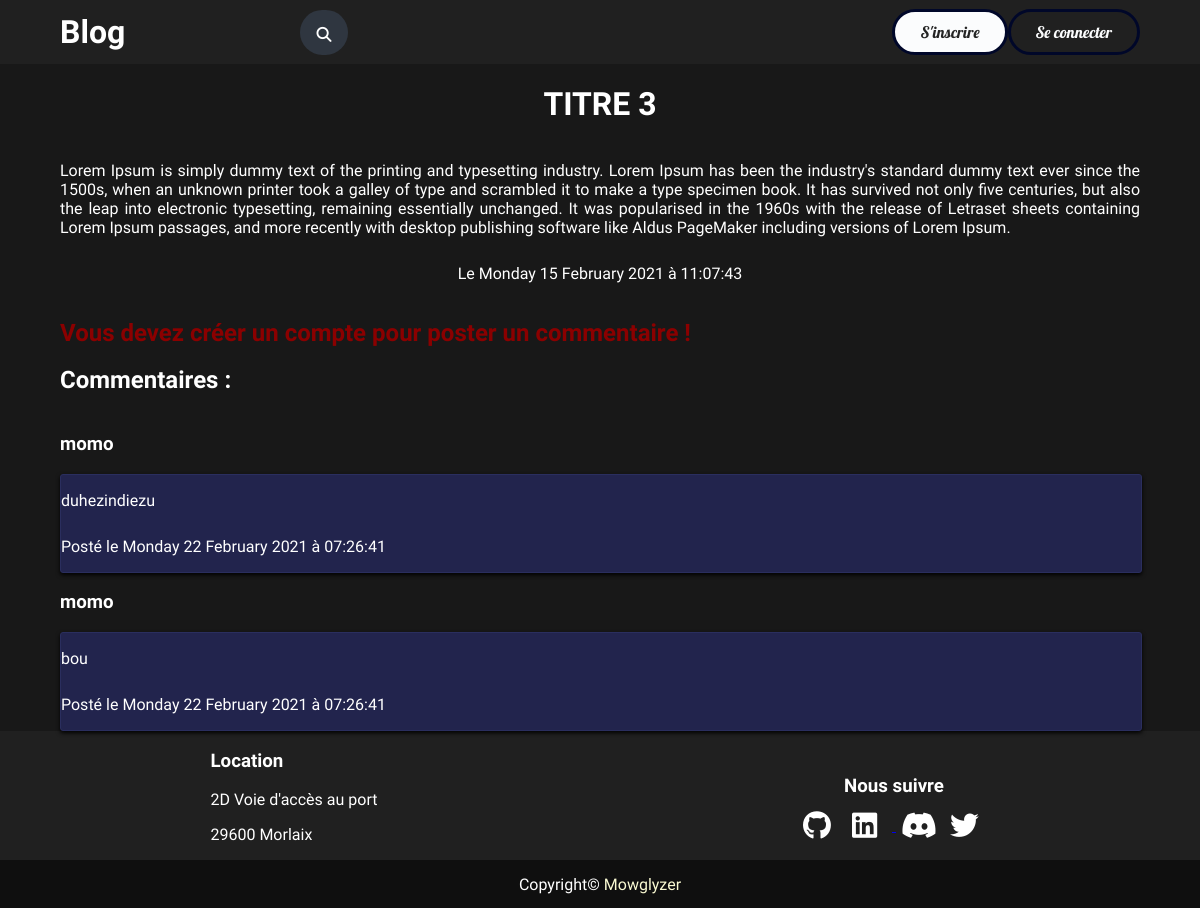
/php/articles.php?id=4, run on the app's committed database.
### tables this page shows
CREATE TABLE IF NOT EXISTS `articles` (
  `id` int(11) NOT NULL AUTO_INCREMENT,
  `title` varchar(100) NOT NULL,
  `content` text NOT NULL,
  `date` datetime NOT NULL,
  PRIMARY KEY (`id`)
);

CREATE TABLE IF NOT EXISTS `comment` (
  `id` int(11) NOT NULL AUTO_INCREMENT,
  `articleid` int(11) NOT NULL,
  `author` varchar(100) NOT NULL,
  `comment` text NOT NULL,
  `date` datetime NOT NULL,
  PRIMARY KEY (`id`),
  KEY `articleid` (`articleid`)
);

### php/config/functions.php (called while the page is built, shortened)
<?php
function getArticle($id)
{
    require('connect.php');
    $req = $bdd->prepare('SELECT * FROM articles WHERE id = ?');
    $req->execute(array($id));
    if($req->rowCount() == 1)
    {
        $data = $req->fetch(PDO::FETCH_OBJ);
        return $data;
    }
    else
        header('Location: ../../index.php');
}
function getComment($id)
{
    require('connect.php');
    $req = $bdd->prepare('SELECT * FROM comment WHERE articleid = ?');
    $req->execute(array($id));
    $data = $req->fetchAll(PDO::FETCH_OBJ);
    return $data;
}
?>

### php/articles.php (the view, shortened to what this page needs)
<?php
    if(!isset($_GET['id']) OR !is_numeric($_GET['id']))
    header('Location: ../index.php');
    else
    {
        extract($_GET);
        $id = strip_tags($id);
        require_once('config/functions.php');
        $article = getArticle($id);
        $comments = getComment($id);
    }
    $heure = new DateTime($article->date);
    $heurecom = new DateTime($com->date);
?>
<html lang="fr">
<head>
    <link rel="stylesheet" href="../css/articles.css">
    <link rel="stylesheet" href="../css/searchbarre.css">
</head>
<body>
<?php
if (isset($_SESSION['userEmail'])) { ?>
<?php include("header_member_other.php")?>
<div class="content">
<div class="article_inner">
    <h1 class="title_article"><?= $article->title ?></h1>
</div>
<div class="article_content">
    <p><?= $article->content ?></p>
    <img class="file" src="upload/<?= $article->file?>" alt="">
    <p class="date"> Le <?php setlocale(LC_TIME, 'fr_FR.utf8','fra'); echo strftime("%A %d %B %G" , strtotime($article->date)); ?> à <?php echo $heure->format('H:i:s');?></p>
</div>
    <?php
    if(isset($sucess))
    echo $success;
    if(!empty($errors)):?>
        <?php foreach($errors as $error): ?>
        <p><?= $error ?></p>
        <?php endforeach; ?>
    <?php endif; ?>
    <form action="articles.php?id=<?= $article->id ?>" method="post">
        <div class="comm_after">
        <textarea name="comment" id="comment" placeholder="Ajouter un commentaire..." cols="30" rows="8"><?php if (isset($comment)) echo $comment ?></textarea>
        <button class="button_comm" type="submit">Envoyer</button>
        </div>
    </form>
    <h2>Commentaires :</h2>
    <?php foreach($comments as $com): ?>
        <div class="comm">
        <h3><?= $com->author ?></h3>
        <div class="comm_after_2">
        <p><?= $com->comment ?></p>
        <p class="date"> Le <?php setlocale(LC_TIME, 'fr_FR.utf8','fra'); echo strftime("%A %d %B %G" , strtotime($com->date)); ?> à <?php echo $heurecom->format('H:i:s');?></p>
        </div>
        </div>
    <?php endforeach; ?>
    </div>
        <?php include('footer.php')?>
<?php } else { ?>
    <?php include("header_other_page.php")?>
<div class="content">
<div class="article_inner">
    <h1 class="title_article"><?= $article->title ?></h1>
</div>
<div class="article_content">
    <p class="text_article"><?= $article->content ?></p>
    <p class="date"> Le <?php setlocale(LC_TIME, 'fr_FR.utf8','fra'); echo strftime("%A %d %B %G" , strtotime($article->date)); ?> à <?php echo $heure->format('H:i:s');?></p>
</div>
    <h2 class="msg_connect">Vous devez créer un compte pour poster un commentaire !</h2>
    <h2>Commentaires :</h2>
    <?php foreach($comments as $com): ?>
        <div class="comm">
        <h3><?= $com->author ?></h3>
        <div class="comm_after_2">
        <p><?= $com->comment ?></p>
        <p class="date"> Posté le <?php setlocale(LC_TIME, 'fr_FR.utf8','fra'); echo strftime("%A %d %B %G" , strtotime($com->date)); ?> à <?php echo $heurecom->format('H:i:s');?></p>
        </div>
        </div>
    <?php endforeach; ?>
    </div>
    <?php include('footer.php')?>
<?php } ?>
</body>
</html>

### php/header_other_page.php (shortened to what this page needs)
<!DOCTYPE html>
<html lang="fr">
<head>
    <link rel="stylesheet" href="../css/header.css">
    <link rel="stylesheet" href="../css/searchbarre.css">
</head>
<body>
<header>
    <div class="header_content">
        <div class="header_inner">
        <h1><a href="../index.php" class="title">Blog</a></h1>
            <div class="header_search">
            <form method="GET" class="form_search" action="php/verif-form.php">
                <button type = "submit" name = "s" value = "Rechercher" class="btn_search" >
                    <i class="fas fa-search"></i>
                </button>
            </form>
            </div>
        </div>
        <div class="connexion">
            <a class="register" href="register.php">S'inscrire</a>
            <a class="connect" href="login.php">Se connecter</a>
        </div>
    </div>
</header>
</body>
</html>

### php/footer.php (shortened to what this page needs)
<!DOCTYPE html>
<html lang="fr">
<head>
    <link rel="stylesheet" href="../css/footer.css">
</head>
<body>
<footer>
        <div class="footer_inner">
            <div class="location">
                <h3>Location</h3>
                <p>2D Voie d'accès au port</p>
                <p>29600 Morlaix</p>
            </div>
            <div class="social">
                <h3>Nous suivre</h3>
                <div>
                <a href="https://github.com/lacapsule"><i class="fab fa-github"></a></i>
                <a href="https://fr.linkedin.com/in/la-capsule-9ba316205"><i class="fab fa-linkedin"></i>
                <a href="https://discord.com/invite/NFX9VhFMmm"><i class="fab fa-discord"></a></i>
                <a href="https://twitter.com/LaCapsule7"><i class="fab fa-twitter"></a></i>
                </div>
            </div>
        </div>
        <div class="footer_after">
            <p>Copyright&copy <a href="https://github.com/mowglyzer">Mowglyzer</a></p>
        </div>
</footer>
</body>
</html>

### css/articles.css (style rules this page uses)
body { margin: 0; padding: 0; width: 100%; height: auto; font-family: 'Comfortaa', Verdana, Geneva, Tahoma, sans-serif; background-color: #181818; display: flex; flex-direction: column; justify-content: center; align-items: center; }
h1 { font-family: 'Comfortaa', Verdana, Geneva, Tahoma, sans-serif; }
h2, h3, p { color: white; }
.title_article { color: white; }
.content { width: 90%; }
.article_content { display: flex; flex-direction: column; justify-content: center; align-items: center; }
.text_article { text-align: justify; color: white; }
.date { margin-top: 1%; color: white; }
.article_inner { display: flex; flex-direction: column; justify-content: center; align-items: center; }
.msg_connect { display: block; align-items: center; color: #8B0000; }
.comm { display: flex; flex-direction: column; justify-content: flex-start; width: 100%; }
.comm_after_2 { display: flex; flex-direction: column; justify-content: center; position: relative; background: #22244d; border: 1px solid #2a2e5e; box-shadow: 0 2px 4px; border-radius: 3px; transition: .3s; width: 100%; }

### css/searchbarre.css (style rules this page uses)
.form_search { position: absolute; transform: translate(0, 22%); background: #2f3640; height: 37px; border-radius: 40px; padding: 4px; left: 25%; }
.btn_search { float: right; width: 40px; height: 40px; border-radius: 50%; background: #2f3640; display: flex; justify-content: center; align-items: center; transition: 0.4s; color: white; cursor: pointer; }
.btn_search>i { font-size: 15px; }
.btn_search { visibility: visible; background-color: transparent; border: none; outline: none; width: 40px; line-height: 40px; height: 40px; cursor: pointer; }

### css/header.css (style rules this page uses)
body { margin: 0; padding: 0; width: 100%; height: auto; font-family: 'Comfortaa', Verdana, Geneva, Tahoma, sans-serif; }
h1>a { text-decoration: none; color: white; }
h2, p { color: white; }
header { display: flex; flex-direction: row; justify-content: center; align-items: center; width: 100%; height: 4em; background-color: rgba(33, 33, 33, 0.98); }
.header_content { display: flex; flex-direction: row; justify-content: space-between; align-items: center; width: 90%; height: 4em; }
.header_inner { text-decoration: none; display: flex; flex-direction: row; justify-content: space-between; align-items: center; }
.header_search { padding-left: 3em; height: 4em; }
.connexion { text-decoration: none; display: flex; flex-direction: row; justify-content: space-around; }
.connexion>a { text-decoration: none; font-family: 'Lobster', Verdana, Geneva, Tahoma, sans-serif; }
.connect { color: #fbfcfd; padding: 10px 25px; background: transparent; border-radius: 30px; border: 3px solid #000729; outline: none; cursor: pointer; }
.register { color: rgba(33, 33, 33, 0.98); padding: 10px 25px; background: #fbfcfd; border-radius: 30px; border: 3px solid #000729; outline: none; cursor: pointer; }

### css/footer.css (style rules this page uses)
body { margin: 0; padding: 0; width: 100%; height: auto; font-family: 'Comfortaa', Verdana, Geneva, Tahoma, sans-serif; background-color: #181818; }
footer { width: 100%; height: 10em; background-color: rgba(33, 33, 33, 0.98); }
.footer_inner { display: flex; flex-direction: row; justify-content: space-around; align-items: center; }
.footer_after { position: relative; display: flex; flex-direction: row; justify-content: center; align-items: center; background-color: #0f0f0f; height: 3em; }
.social { display: flex; flex-direction: column; justify-content: center; align-items: center; }
.social i { color: white; width: 2em; padding-left: 0.8em; transform: scale(1.8); }
p>a { text-decoration: none; color: lightgoldenrodyellow; }

### data on the page
articles: title "TITRE 3", content "Lorem Ipsum is simply dummy text of the printing and typesetting industry. Lorem Ipsum has been the industry's standard dummy text ever since the 1500s, when an unknown printer took a galley of type and scrambled it to make a type specimen book. It has survived not only five centuries, but also the leap into electronic typesetting, remaining essentially unchanged. It was popularised in the 1960s with the release of Letraset sheets containing Lorem Ipsum passages, and more recently with desktop publishing software like Aldus PageMaker including versions of Lorem Ipsum.", date "Monday 15 February 2021", date "11:07:43"
comment: author "momo", comment "duhezindiezu", date "Monday 22 February 2021"
comment: author "momo", comment "bou", date "Monday 22 February 2021"
